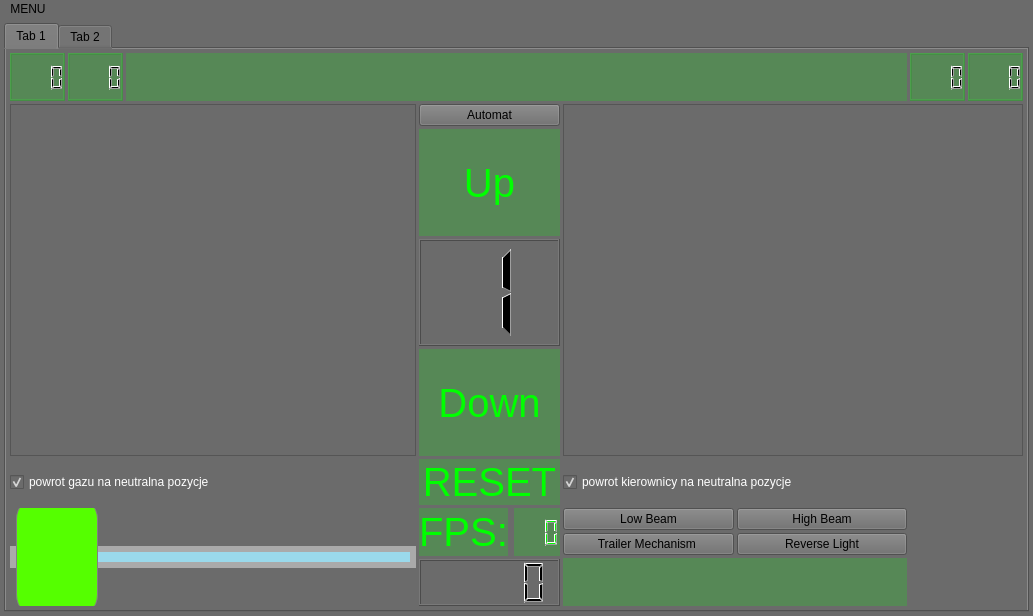
<?xml version="1.0" encoding="UTF-8"?>
<ui version="4.0">
 <class>pilotWindow</class>
 <widget class="QMainWindow" name="pilotWindow">
  <property name="geometry">
   <rect>
    <x>0</x>
    <y>0</y>
    <width>1033</width>
    <height>616</height>
   </rect>
  </property>
  <property name="sizePolicy">
   <sizepolicy hsizetype="Fixed" vsizetype="Preferred">
    <horstretch>0</horstretch>
    <verstretch>0</verstretch>
   </sizepolicy>
  </property>
  <property name="cursor">
   <cursorShape>ArrowCursor</cursorShape>
  </property>
  <property name="mouseTracking">
   <bool>true</bool>
  </property>
  <property name="focusPolicy">
   <enum>Qt::StrongFocus</enum>
  </property>
  <property name="contextMenuPolicy">
   <enum>Qt::ActionsContextMenu</enum>
  </property>
  <property name="acceptDrops">
   <bool>true</bool>
  </property>
  <property name="windowTitle">
   <string>pilotWindow</string>
  </property>
  <property name="windowIcon">
   <iconset resource="zasoby.qrc">
    <normaloff>:/ikony/games_256.png</normaloff>:/ikony/games_256.png</iconset>
  </property>
  <property name="styleSheet">
   <string notr="true">background-color: rgba(107, 107, 107, 231);</string>
  </property>
  <widget class="QWidget" name="centralWidget">
   <property name="minimumSize">
    <size>
     <width>0</width>
     <height>595</height>
    </size>
   </property>
   <layout class="QGridLayout" name="gridLayout">
    <item row="1" column="0">
     <widget class="QTabWidget" name="tabWidget">
      <property name="currentIndex">
       <number>0</number>
      </property>
      <widget class="QWidget" name="tab">
       <attribute name="title">
        <string>Tab 1</string>
       </attribute>
       <layout class="QGridLayout" name="gridLayout_3">
        <item row="0" column="12">
         <widget class="QLCDNumber" name="skretLCD_y">
          <property name="sizePolicy">
           <sizepolicy hsizetype="Fixed" vsizetype="Ignored">
            <horstretch>0</horstretch>
            <verstretch>0</verstretch>
           </sizepolicy>
          </property>
          <property name="styleSheet">
           <string notr="true">background-color: rgba(0, 255, 0, 50);</string>
          </property>
          <property name="digitCount">
           <number>4</number>
          </property>
         </widget>
        </item>
        <item row="0" column="0">
         <widget class="QLCDNumber" name="gazLCD_x">
          <property name="sizePolicy">
           <sizepolicy hsizetype="Fixed" vsizetype="Ignored">
            <horstretch>0</horstretch>
            <verstretch>0</verstretch>
           </sizepolicy>
          </property>
          <property name="styleSheet">
           <string notr="true">background-color: rgba(0, 255, 0, 50);</string>
          </property>
          <property name="digitCount">
           <number>4</number>
          </property>
         </widget>
        </item>
        <item row="0" column="11">
         <widget class="QLCDNumber" name="skretLCD_x">
          <property name="sizePolicy">
           <sizepolicy hsizetype="Fixed" vsizetype="Ignored">
            <horstretch>0</horstretch>
            <verstretch>0</verstretch>
           </sizepolicy>
          </property>
          <property name="styleSheet">
           <string notr="true">background-color: rgba(0, 255, 0, 50);</string>
          </property>
          <property name="digitCount">
           <number>4</number>
          </property>
         </widget>
        </item>
        <item row="1" column="0" colspan="9">
         <widget class="QGraphicsView" name="graphicsView_gaz">
          <property name="verticalScrollBarPolicy">
           <enum>Qt::ScrollBarAlwaysOff</enum>
          </property>
          <property name="horizontalScrollBarPolicy">
           <enum>Qt::ScrollBarAlwaysOff</enum>
          </property>
          <property name="sizeAdjustPolicy">
           <enum>QAbstractScrollArea::AdjustToContents</enum>
          </property>
         </widget>
        </item>
        <item row="2" column="10" colspan="3">
         <widget class="QCheckBox" name="checkBoxWheel">
          <property name="sizePolicy">
           <sizepolicy hsizetype="Fixed" vsizetype="Fixed">
            <horstretch>0</horstretch>
            <verstretch>0</verstretch>
           </sizepolicy>
          </property>
          <property name="styleSheet">
           <string notr="true">color: rgb(255, 255, 255);</string>
          </property>
          <property name="text">
           <string>powrot kierownicy na neutralna pozycje</string>
          </property>
          <property name="checked">
           <bool>true</bool>
          </property>
          <property name="tristate">
           <bool>false</bool>
          </property>
         </widget>
        </item>
        <item row="1" column="10" colspan="3">
         <widget class="QGraphicsView" name="graphicsView_skret">
          <property name="sizePolicy">
           <sizepolicy hsizetype="Preferred" vsizetype="Expanding">
            <horstretch>0</horstretch>
            <verstretch>0</verstretch>
           </sizepolicy>
          </property>
          <property name="verticalScrollBarPolicy">
           <enum>Qt::ScrollBarAlwaysOff</enum>
          </property>
          <property name="horizontalScrollBarPolicy">
           <enum>Qt::ScrollBarAlwaysOff</enum>
          </property>
          <property name="sizeAdjustPolicy">
           <enum>QAbstractScrollArea::AdjustToContents</enum>
          </property>
         </widget>
        </item>
        <item row="2" column="9">
         <widget class="myButton" name="reset">
          <property name="sizePolicy">
           <sizepolicy hsizetype="Minimum" vsizetype="Fixed">
            <horstretch>0</horstretch>
            <verstretch>0</verstretch>
           </sizepolicy>
          </property>
          <property name="styleSheet">
           <string notr="true">background-color: rgba(0, 255, 0, 50);
 border: true;
	border-color: rgb(0, 255, 0);
	color: rgb(0, 255, 0);
    font-family:  &quot;Franklin Gothic Medium&quot;;
    font-size:  40px;</string>
          </property>
          <property name="text">
           <string>RESET</string>
          </property>
         </widget>
        </item>
        <item row="1" column="9">
         <layout class="QVBoxLayout" name="verticalLayout">
          <item>
           <widget class="myButton" name="buttonAutomatGearbox">
            <property name="text">
             <string>Automat</string>
            </property>
           </widget>
          </item>
          <item>
           <widget class="myButton" name="push_plusGear">
            <property name="sizePolicy">
             <sizepolicy hsizetype="Minimum" vsizetype="Ignored">
              <horstretch>0</horstretch>
              <verstretch>0</verstretch>
             </sizepolicy>
            </property>
            <property name="styleSheet">
             <string notr="true">background-color: rgba(0, 255, 0, 50);
 border: true;
	border-color: rgb(0, 255, 0);
	color: rgb(0, 255, 0);
    font-family:  &quot;Franklin Gothic Medium&quot;;
    font-size:  40px;</string>
            </property>
            <property name="text">
             <string>Up</string>
            </property>
           </widget>
          </item>
          <item>
           <widget class="QLCDNumber" name="gear">
            <property name="sizePolicy">
             <sizepolicy hsizetype="Minimum" vsizetype="Ignored">
              <horstretch>0</horstretch>
              <verstretch>0</verstretch>
             </sizepolicy>
            </property>
            <property name="digitCount">
             <number>1</number>
            </property>
            <property name="intValue" stdset="0">
             <number>1</number>
            </property>
           </widget>
          </item>
          <item>
           <widget class="myButton" name="push_minusGear">
            <property name="sizePolicy">
             <sizepolicy hsizetype="Minimum" vsizetype="Ignored">
              <horstretch>0</horstretch>
              <verstretch>0</verstretch>
             </sizepolicy>
            </property>
            <property name="styleSheet">
             <string notr="true">background-color: rgba(0, 255, 0, 50);
 border: true;
	border-color: rgb(0, 255, 0);
	color: rgb(0, 255, 0);
    font-family:  &quot;Franklin Gothic Medium&quot;;
    font-size:  40px;</string>
            </property>
            <property name="text">
             <string>Down</string>
            </property>
           </widget>
          </item>
         </layout>
        </item>
        <item row="3" column="9">
         <layout class="QGridLayout" name="gridLayout_2">
          <item row="0" column="0">
           <widget class="QLabel" name="label">
            <property name="styleSheet">
             <string notr="true">background-color: rgba(0, 255, 0, 50);
 border: true;
	border-color: rgb(0, 255, 0);
	color: rgb(0, 255, 0);
    font-family:  &quot;Franklin Gothic Medium&quot;;
    font-size:  40px;</string>
            </property>
            <property name="text">
             <string>FPS:</string>
            </property>
            <property name="alignment">
             <set>Qt::AlignCenter</set>
            </property>
           </widget>
          </item>
          <item row="0" column="2">
           <widget class="QLCDNumber" name="FPS_LCD">
            <property name="font">
             <font>
              <family>Franklin Gothic Medium</family>
              <pointsize>-1</pointsize>
             </font>
            </property>
            <property name="styleSheet">
             <string notr="true">background-color: rgba(0, 255, 0, 50);
 border: true;
	border-color: rgb(0, 255, 0);
	color: rgb(0, 255, 0);
    font-family:  &quot;Franklin Gothic Medium&quot;;
    font-size:  40px;</string>
            </property>
            <property name="digitCount">
             <number>3</number>
            </property>
           </widget>
          </item>
          <item row="1" column="0" colspan="3">
           <widget class="QLCDNumber" name="lcdMsgCounter"/>
          </item>
         </layout>
        </item>
        <item row="0" column="1">
         <widget class="QLCDNumber" name="gazLCD_y">
          <property name="sizePolicy">
           <sizepolicy hsizetype="Fixed" vsizetype="Ignored">
            <horstretch>0</horstretch>
            <verstretch>0</verstretch>
           </sizepolicy>
          </property>
          <property name="styleSheet">
           <string notr="true">background-color: rgba(0, 255, 0, 50);</string>
          </property>
          <property name="digitCount">
           <number>4</number>
          </property>
         </widget>
        </item>
        <item row="0" column="2" colspan="9">
         <widget class="QLineEdit" name="responsTxt">
          <property name="sizePolicy">
           <sizepolicy hsizetype="Expanding" vsizetype="Fixed">
            <horstretch>0</horstretch>
            <verstretch>0</verstretch>
           </sizepolicy>
          </property>
          <property name="styleSheet">
           <string notr="true">background-color: rgba(0, 255, 0, 50);
border: true;
border-color: rgb(0, 255, 0,255);
color: rgb(0, 255, 0);
font-family:  &quot;Franklin Gothic Medium&quot;;
font-size:  40px;</string>
          </property>
          <property name="readOnly">
           <bool>true</bool>
          </property>
         </widget>
        </item>
        <item row="2" column="0" colspan="9">
         <widget class="QCheckBox" name="checkBoxPower">
          <property name="styleSheet">
           <string notr="true">color: rgb(255, 255, 255);</string>
          </property>
          <property name="text">
           <string>powrot gazu na neutralna pozycje</string>
          </property>
          <property name="checked">
           <bool>true</bool>
          </property>
          <property name="tristate">
           <bool>false</bool>
          </property>
         </widget>
        </item>
        <item row="3" column="0" colspan="9">
         <widget class="myTouchSlider" name="horizontalSlider">
          <property name="sizePolicy">
           <sizepolicy hsizetype="Expanding" vsizetype="Ignored">
            <horstretch>0</horstretch>
            <verstretch>0</verstretch>
           </sizepolicy>
          </property>
          <property name="styleSheet">
           <string notr="true">QSlider::groove:horizontal {
border: 6px solid #AAA;
height: 10px;
background: #9AD9EB;
margin: 2px 0;
}

QSlider::handle:horizontal {
 
	background-color: rgb(85, 255, 0);
border: 1px solid gray;
width: 80px;
margin: -56px 0;
border-radius:   23px;
}
</string>
          </property>
          <property name="minimum">
           <number>0</number>
          </property>
          <property name="maximum">
           <number>100</number>
          </property>
          <property name="value">
           <number>0</number>
          </property>
          <property name="orientation">
           <enum>Qt::Horizontal</enum>
          </property>
          <property name="invertedAppearance">
           <bool>false</bool>
          </property>
          <property name="invertedControls">
           <bool>true</bool>
          </property>
         </widget>
        </item>
        <item row="3" column="10">
         <layout class="QGridLayout" name="gridLayout_5">
          <item row="1" column="0" colspan="2">
           <layout class="QHBoxLayout" name="horizontalLayout">
            <item>
             <widget class="myButton" name="buttonLowBeam">
              <property name="text">
               <string>Low Beam</string>
              </property>
             </widget>
            </item>
            <item>
             <widget class="myButton" name="buttonHighBeam">
              <property name="text">
               <string>High Beam</string>
              </property>
             </widget>
            </item>
           </layout>
          </item>
          <item row="3" column="0" colspan="2">
           <widget class="QLineEdit" name="infoTxt">
            <property name="sizePolicy">
             <sizepolicy hsizetype="Expanding" vsizetype="Fixed">
              <horstretch>0</horstretch>
              <verstretch>0</verstretch>
             </sizepolicy>
            </property>
            <property name="styleSheet">
             <string notr="true">background-color: rgba(0, 255, 0, 50);
 border: true;
	border-color: rgb(0, 255, 0);
	color: rgb(0, 255, 0);
    font-family:  &quot;Franklin Gothic Medium&quot;;
    font-size:  40px;</string>
            </property>
            <property name="readOnly">
             <bool>true</bool>
            </property>
           </widget>
          </item>
          <item row="2" column="0">
           <widget class="myButton" name="buttonTrailerMechanism">
            <property name="text">
             <string>Trailer Mechanism </string>
            </property>
           </widget>
          </item>
          <item row="2" column="1">
           <widget class="myButton" name="buttonReverseLight">
            <property name="text">
             <string>Reverse Light</string>
            </property>
           </widget>
          </item>
         </layout>
        </item>
       </layout>
      </widget>
      <widget class="QWidget" name="tab_2">
       <attribute name="title">
        <string>Tab 2</string>
       </attribute>
      </widget>
     </widget>
    </item>
   </layout>
  </widget>
  <widget class="QMenuBar" name="menuBar">
   <property name="geometry">
    <rect>
     <x>0</x>
     <y>0</y>
     <width>1033</width>
     <height>21</height>
    </rect>
   </property>
   <widget class="QMenu" name="menuPo_czenie">
    <property name="title">
     <string>MENU</string>
    </property>
    <widget class="QMenu" name="menuLED">
     <property name="title">
      <string>LOW beam</string>
     </property>
     <addaction name="actionON"/>
     <addaction name="actionOFF"/>
    </widget>
    <widget class="QMenu" name="menuHIGH_beam">
     <property name="title">
      <string>HIGH beam</string>
     </property>
     <addaction name="actionON_2"/>
     <addaction name="actionOFF_2"/>
    </widget>
    <widget class="QMenu" name="menuConfig">
     <property name="title">
      <string>config</string>
     </property>
     <addaction name="actionPORT"/>
     <addaction name="actionADDRESS"/>
     <addaction name="separator"/>
     <addaction name="actionAdd_address"/>
     <addaction name="actionShow_IP_arp"/>
    </widget>
    <addaction name="actionConnect"/>
    <addaction name="actionDisconnect"/>
    <addaction name="separator"/>
    <addaction name="menuConfig"/>
    <addaction name="separator"/>
    <addaction name="separator"/>
    <addaction name="menuHIGH_beam"/>
    <addaction name="menuLED"/>
    <addaction name="separator"/>
    <addaction name="actionEXIT"/>
   </widget>
   <addaction name="menuPo_czenie"/>
  </widget>
  <action name="actionConnect">
   <property name="text">
    <string>connect</string>
   </property>
  </action>
  <action name="actionDisconnect">
   <property name="text">
    <string>disconnect</string>
   </property>
  </action>
  <action name="actionEXIT">
   <property name="text">
    <string>EXIT</string>
   </property>
  </action>
  <action name="actionON">
   <property name="text">
    <string>ON</string>
   </property>
  </action>
  <action name="actionOFF">
   <property name="text">
    <string>OFF</string>
   </property>
  </action>
  <action name="actionON_2">
   <property name="text">
    <string>ON</string>
   </property>
  </action>
  <action name="actionOFF_2">
   <property name="text">
    <string>OFF</string>
   </property>
  </action>
  <action name="actionPORT">
   <property name="text">
    <string>PORT</string>
   </property>
  </action>
  <action name="actionADDRESS">
   <property name="text">
    <string>ADDRESS</string>
   </property>
  </action>
  <action name="actionAdd_address">
   <property name="text">
    <string>add address</string>
   </property>
  </action>
  <action name="actionShow_IP_arp">
   <property name="text">
    <string>show IP (arp)</string>
   </property>
  </action>
 </widget>
 <layoutdefault spacing="3" margin="4"/>
 <customwidgets>
  <customwidget>
   <class>myButton</class>
   <extends>QPushButton</extends>
   <header location="global">mybutton.h</header>
  </customwidget>
  <customwidget>
   <class>myTouchSlider</class>
   <extends>QSlider</extends>
   <header location="global">mytouchslider.h</header>
  </customwidget>
 </customwidgets>
 <resources>
  <include location="zasoby.qrc"/>
 </resources>
 <connections/>
</ui>
